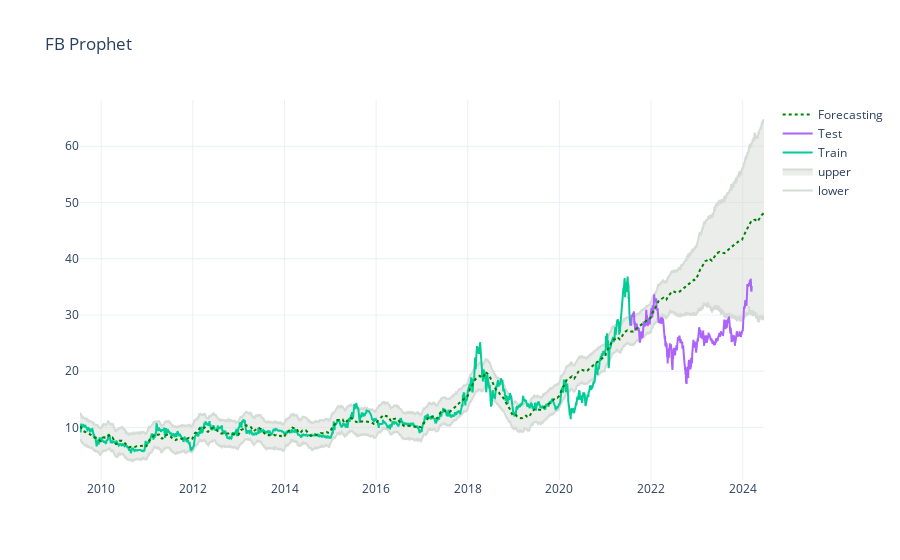

Write notebook code for a chart like this one.
### Code cell
pio.templates.default = "plotly_white"

st_fig = go.Figure()


st_fig.add_traces(go.Scatter(x=forecast['ds'], y = forecast['yhat_lower'],
                          line = dict(color='#d5dbd6'), name='lower'))
st_fig.add_traces(go.Scatter(x=forecast['ds'], y = forecast['yhat_upper'],
                          line = dict(color='#d5dbd6'),
                          fill='tonexty', name='upper'))

st_fig.add_trace(go.Scatter(x = train['Date'], y = train['Close'], mode = 'lines', name = 'Train'))
st_fig.add_trace(go.Scatter(x = test['Date'], y = test['Close'], mode = 'lines', name= 'Test'))

st_fig.add_trace(go.Scatter(x = forecast['ds'], y = forecast['yhat'], 
                            line = dict(color='green', width=2, dash='dot'), name= 'Forecasting'))


st_fig.update_layout(title='FB Prophet')
st_fig.show()

### Figure 1 — Plotly figure (JSON) as saved in the notebook; plotly's stock layout.template omitted (floating-point values rounded to 4 significant figures; data arrays with more than 128 entries replaced by an {"elided": "..."} marker saying what was removed)
{"data": [{"line": {"color": "#d5dbd6"}, "name": "lower", "type": "scatter", "x": {"elided": "3759 str values"}, "y": {"elided": "3759 float values"}}, {"fill": "tonexty", "line": {"color": "#d5dbd6"}, "name": "upper", "type": "scatter", "x": {"elided": "3759 str values"}, "y": {"elided": "3759 float values"}}, {"mode": "lines", "name": "Train", "type": "scatter", "x": {"elided": "3000 str values"}, "y": {"elided": "3000 float values"}}, {"mode": "lines", "name": "Test", "type": "scatter", "x": {"elided": "659 str values"}, "y": {"elided": "659 float values"}}, {"line": {"color": "green", "dash": "dot", "width": 2}, "name": "Forecasting", "type": "scatter", "x": {"elided": "3759 str values"}, "y": {"elided": "3759 float values"}}], "layout": {"title": {"text": "FB Prophet"}}}
